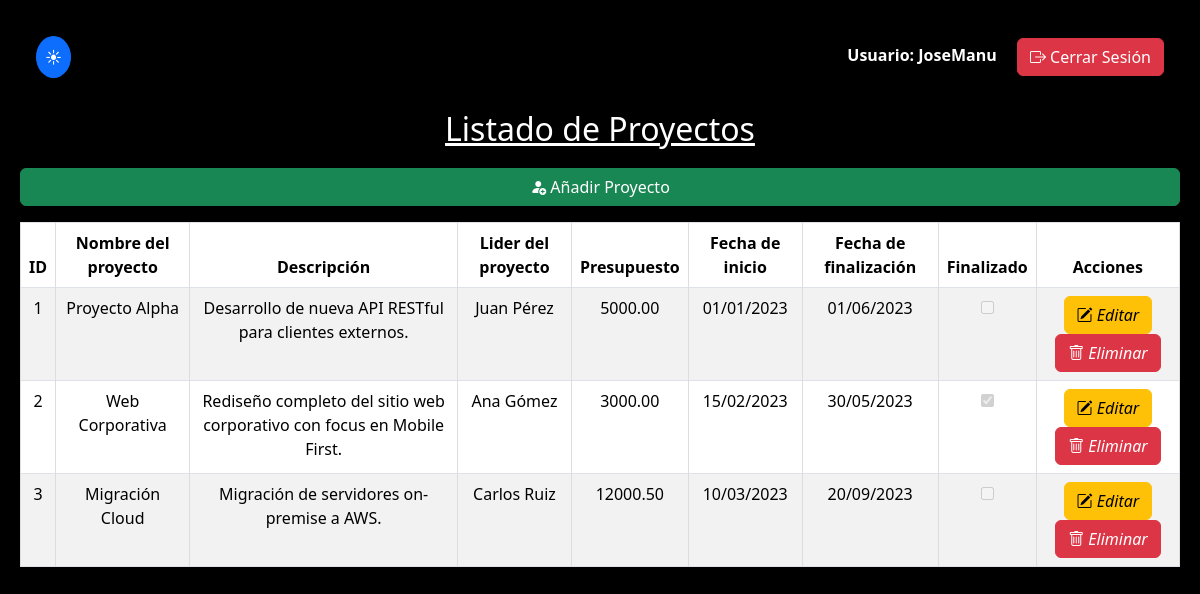
Page /index.php?action=dashboard (signed in) on the committed database.
### tables this page shows
CREATE TABLE `proyectos` (
  `id` int(11) NOT NULL AUTO_INCREMENT,
  `nombre` varchar(100) NOT NULL,
  `descripcion` text NOT NULL,
  `lider` varchar(100) NOT NULL,
  `presupuesto` decimal(10,2) NOT NULL,
  `fecha_inicio` date NOT NULL,
  `fecha_fin` date DEFAULT NULL,
  `finalizado` tinyint(1) NOT NULL DEFAULT 0,
  PRIMARY KEY (`id`)
);

### Controllers/GestionController.php (called while the page is built, shortened)
<?php
class GestionController
{
    private $userModel;
    public function __construct()
    {
        $this->userModel = new Proyecto();
    }
    public function index()
    {
        $proyectos = $this->userModel->getAll();
        include 'Views/dashboard-listar.php';
    }
}

### Models/Proyecto.php (called while the page is built, shortened)
<?php
class Proyecto
{
    private $PDO;
    private $tabla_nombre = "proyectos";
    public function __construct()
    {
        require_once 'Config/Database.php';
        $database = new Database();
        $this->PDO = $database->getConnection();
    }
    public function getAll()
    {
        $query = "SELECT * FROM " . $this->tabla_nombre;
        $stmt = $this->PDO->prepare($query);
        $stmt->execute();
        return $stmt->fetchAll(PDO::FETCH_ASSOC);
    }
}

### Config/Database.php (called while the page is built, shortened)
<?php
class Database
{
    private $host = 'localhost';
    private $db_name;
    private $username = 'LoginPhp';
    public function __construct($db_name = 'gestion_proyectos')
    {
        $this->db_name = $db_name;
    }
    private $password = '95f90HZJy3sb';
    public function getConnection()
    {
        $this->PDO = null;
        try {
            $dsn = "mysql:host=" . $this->host . ";dbname=" . $this->db_name . ";charset=utf8mb4";
            $this->PDO = new PDO($dsn, $this->username, $this->password);
            $this->PDO->setAttribute(PDO::ATTR_ERRMODE, PDO::ERRMODE_EXCEPTION);
            $this->PDO->setAttribute(PDO::ATTR_DEFAULT_FETCH_MODE, PDO::FETCH_ASSOC);
        } catch (PDOException $exception) {
            error_log("Error de conexión a BD: " . $exception->getMessage());
            echo '<div class="alert alert-danger text-center m-5" role="alert">
                    Error de conexión a la base de datos. Por favor, contacte al administrador.
                  </div>';
        }
        return $this->PDO;
    }
}

### Views/dashboard-listar.php (the view, shortened to what this page needs)
<!DOCTYPE html>
<html lang="es">
<head>
    <link rel="stylesheet" href="https://cdn.jsdelivr.net/npm/bootstrap-icons@1.13.1/font/bootstrap-icons.min.css">
    <link href="https://cdn.jsdelivr.net/npm/bootstrap@5.3.8/dist/css/bootstrap.min.css" rel="stylesheet">
    <link rel="stylesheet" href="./Views/css/dashboard-comun.css">
    <link rel="stylesheet" href="./Views/css/dashboard-listar.css">
</head>
<body>
    <div class="d-flex justify-content-between align-items-center mb-3">
        <button id="btnOscuro" type="button" class="btn btn-primary rounded-circle m-3 p-2">🌙</button>
        <div>
            <span class="me-3 fw-bold">Usuario: <?php echo htmlspecialchars($_SESSION['idUser'] ?? 'Invitado'); ?></span>
            <a href="index.php?action=logout" class="btn btn-danger me-3">
                <i class="bi bi-box-arrow-right"></i> Cerrar Sesión
            </a>
        </div>
    </div>
    <h2>Listado de Proyectos</h2>
    <?php if (isset($_SESSION['rol']) && $_SESSION['rol'] === 'admin'): ?>
        <p>
            <a href="index.php?action=create" class="btn btn-success botonDerecha">
                <i class="bi bi-person-fill-add"></i> Añadir Proyecto
            </a>
        </p>
    <?php endif; ?>
    <div class="table-responsive">
        <table class="table table-striped table-hover table-bordered">
            <thead>
                <tr>
                    <th>ID</th>
                    <th>Nombre del proyecto</th>
                    <th>Descripción</th>
                    <th>Lider del proyecto</th>
                    <th>Presupuesto</th>
                    <th>Fecha de inicio</th>
                    <th>Fecha de finalización</th>
                    <th>Finalizado</th>
                    <th>Acciones</th>
                </tr>
            </thead>
            <tbody>
                <?php foreach ($proyectos as $proyecto): ?>
                    <tr>
                        <td><?php echo $proyecto['id']; ?></td>
                        <td><?php echo $proyecto['nombre']; ?></td>
                        <td><?php echo $proyecto['descripcion']; ?></td>
                        <td><?php echo $proyecto['lider']; ?></td>
                        <td><?php echo $proyecto['presupuesto']; ?></td>
                        <td><?php echo date('d/m/Y', strtotime($proyecto['fecha_inicio'])); ?></td>
                        <td><?php echo date('d/m/Y', strtotime($proyecto['fecha_fin'])); ?></td>
                        <td>
                            <input type="checkbox" <?php echo ($proyecto['finalizado'] === 'Sí' || $proyecto['finalizado'] == 1) ? 'checked' : ''; ?> disabled>
                        </td>
                        <td>
                            <?php if (isset($_SESSION['rol']) && $_SESSION['rol'] === 'admin'): ?>
                                <a href="index.php?action=edit&id=<?php echo $proyecto['id']; ?>" class="btn btn-warning">
                                    <i class="bi bi-pencil-square"> Editar</i>
                                </a>
                                <a href="index.php?action=delete&id=<?php echo $proyecto['id']; ?>" class="btn btn-danger">
                                    <i class="bi bi-trash"> Eliminar</i>
                                </a>
                            <?php endif; ?>
                        </td>
                    </tr>
                <?php endforeach; ?>
            </tbody>
        </table>
    </div>
</body>
</html>

### index.php (shortened to what this page needs)
<?php
require_once 'Models/Proyecto.php';
require_once 'Controllers/GestionController.php';
$action = isset($_REQUEST['action']) ? $_REQUEST['action'] : 'login';
switch ($action) {
    case 'dashboard':
    case 'index':
        $gestionController = new GestionController();
        $gestionController->index();
        break;
}

### Views/css/dashboard-comun.css (style rules this page uses)
body { background-color: #f8f9fa; margin: 20px; }
h2 { margin-bottom: 20px; text-align: center; text-decoration: underline; }

### Views/css/dashboard-listar.css (style rules this page uses)
table { border-collapse: collapse; width: 100%; text-align: center; }
th, td { border: 1px solid #ddd; padding: 8px; text-align: center; }
th { background-color: #f2f2f2; }
.botonDerecha { display: block; justify-content: right; }

### rows in the picture
proyectos: id "1", nombre "Proyecto Alpha", descripcion "Desarrollo de nueva API RESTful para clientes externos.", lider "Juan Pérez", presupuesto "5000.00", fecha_inicio "01/01/2023", fecha_fin "01/06/2023"
proyectos: id "2", nombre "Web Corporativa", descripcion "Rediseño completo del sitio web corporativo con focus en Mobile First.", lider "Ana Gómez", presupuesto "3000.00", fecha_inicio "15/02/2023", fecha_fin "30/05/2023", finalizado "☑"
proyectos: id "3", nombre "Migración Cloud", descripcion "Migración de servidores on-premise a AWS.", lider "Carlos Ruiz", presupuesto "12000.50", fecha_inicio "10/03/2023", fecha_fin "20/09/2023"

### other values in the picture
$_SESSION['idUser'] "JoseManu"
